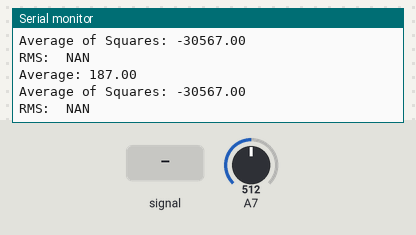
Recording of a sketch running on a simulated Arduino Uno, built with avr-gcc and run on an emulated ATmega328P. Parts: the last lines printed to the serial monitor. The test bench sets the inputs (shaded band); at power-on: A7 = 512.

Above: at 1.2 s.
1.3 s: A7 fed a 2 Hz sine of ±306 counts around its level
At 1.32 s:
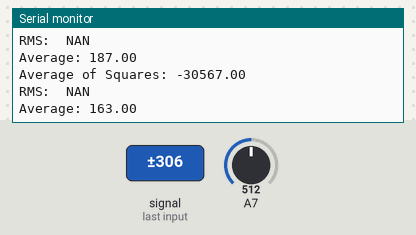
3.4 s: A7 set to 716
At 3.4 s:
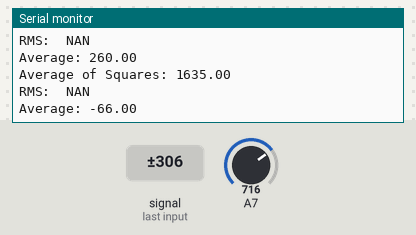
6.4 s: A7 fed a 200 Hz sine of ±81 counts around its level
At 6.46 s:
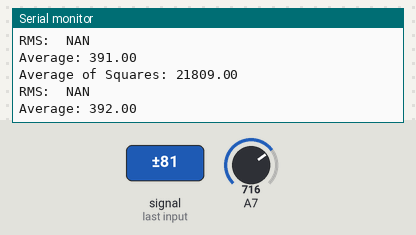
7.9 s: A7 set to 900
At 7.99 s:
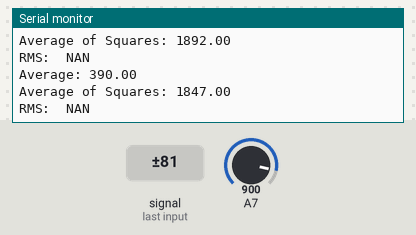
9.4 s: A7 fed a 200 Hz sine of ±81 counts around its level
At 9.42 s:
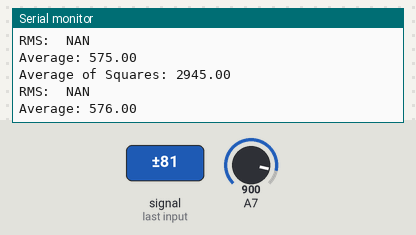
Timing chart, 0 to 12.4 s (numbered marks = the images above; inputs shaded):
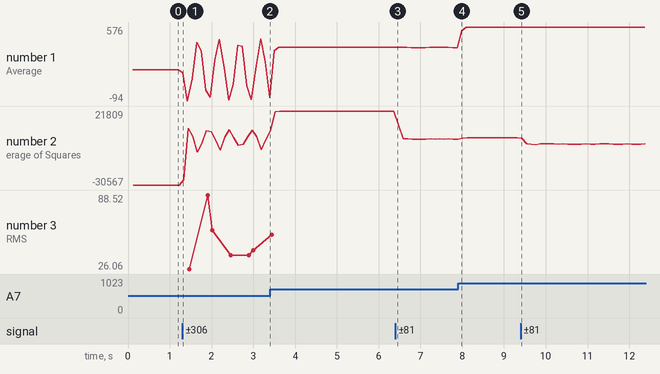

Measured:
- after the input at 1.3 s, the serial monitor: prints a new line at once (image 1)
- after the input at 6.4 s, the serial monitor: prints a new line after 0.06 s (image 3)
- after the input at 9.4 s, the serial monitor: prints a new line at once (image 5)
- plotted number 1: 187 → -66 after the input at 1.3 s, 391 → 390 after the input at 6.4 s, 390 → 575 after the input at 7.9 s, 575 → 574 after the input at 9.4 s
- plotted number 2: -30567 → 1635 after the input at 1.3 s, 21809 → 1847 after the input at 6.4 s, 1847 → 2945 after the input at 7.9 s, 2945 → -1816 after the input at 9.4 s

The sketch:

Playground.ino.ino
```cpp
#include <SPI.h>

void setup() {
  // put your setup code here, to run once:
  Serial.begin(9600);
}

void loop() {
  int i = 0;
  int sample;
  long sum = 0;
  long sumsq = 0;
  while ( i < 1000 )
  {
    sample = analogRead(7) - 325;
    sum += sample;
    sumsq += sample * sample;
    i++;
  }
  double ave = sum / 1000;
  double avesq = sumsq / 1000;
  double rms = sqrt(avesq - (ave * ave));
  Serial.println("Average: " + String(ave));
  Serial.println("Average of Squares: " + String(avesq));
  Serial.println("RMS: " + String(rms));
}
```
